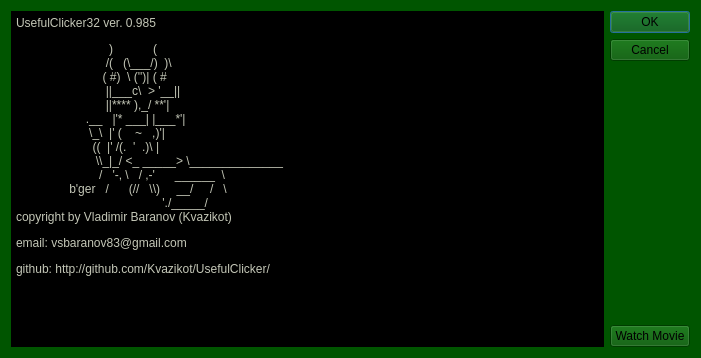
<?xml version="1.0" encoding="UTF-8"?>
<ui version="4.0">
 <class>AboutBox</class>
 <widget class="QDialog" name="AboutBox">
  <property name="geometry">
   <rect>
    <x>0</x>
    <y>0</y>
    <width>701</width>
    <height>358</height>
   </rect>
  </property>
  <property name="windowTitle">
   <string>About UsefulClicker</string>
  </property>
  <property name="styleSheet">
   <string notr="true">background-color: rgb(0, 85, 0);</string>
  </property>
  <layout class="QGridLayout" name="gridLayout">
   <item row="0" column="0">
    <widget class="QTextEdit" name="textEdit">
     <property name="styleSheet">
      <string notr="true">background-color: rgb(0, 0, 0);
color: rgb(196, 199, 183);</string>
     </property>
     <property name="verticalScrollBarPolicy">
      <enum>Qt::ScrollBarAlwaysOff</enum>
     </property>
     <property name="horizontalScrollBarPolicy">
      <enum>Qt::ScrollBarAlwaysOff</enum>
     </property>
     <property name="html">
      <string>&lt;!DOCTYPE HTML PUBLIC &quot;-//W3C//DTD HTML 4.0//EN&quot; &quot;http://www.w3.org/TR/REC-html40/strict.dtd&quot;&gt;
&lt;html&gt;&lt;head&gt;&lt;meta name=&quot;qrichtext&quot; content=&quot;1&quot; /&gt;&lt;style type=&quot;text/css&quot;&gt;
p, li { white-space: pre-wrap; }
&lt;/style&gt;&lt;/head&gt;&lt;body style=&quot; font-family:'MS Shell Dlg 2'; font-size:8.25pt; font-weight:400; font-style:normal;&quot;&gt;
&lt;p style=&quot; margin-top:0px; margin-bottom:0px; margin-left:0px; margin-right:0px; -qt-block-indent:0; text-indent:0px;&quot;&gt;&lt;span style=&quot; font-family:'Courier New'; font-size:9pt;&quot;&gt;UsefulClicker32 ver. 0.985&lt;/span&gt;&lt;/p&gt;
&lt;p style=&quot; margin-top:12px; margin-bottom:0px; margin-left:0px; margin-right:0px; -qt-block-indent:0; text-indent:0px;&quot;&gt;&lt;span style=&quot; font-family:'Courier New'; font-size:9pt;&quot;&gt;                            )            (&lt;/span&gt;&lt;/p&gt;
&lt;p style=&quot; margin-top:0px; margin-bottom:0px; margin-left:0px; margin-right:0px; -qt-block-indent:0; text-indent:0px;&quot;&gt;&lt;span style=&quot; font-family:'Courier New'; font-size:9pt;&quot;&gt;                           /(   (\___/)  )\&lt;/span&gt;&lt;/p&gt;
&lt;p style=&quot; margin-top:0px; margin-bottom:0px; margin-left:0px; margin-right:0px; -qt-block-indent:0; text-indent:0px;&quot;&gt;&lt;span style=&quot; font-family:'Courier New'; font-size:9pt;&quot;&gt;                          ( #)  \ ('')| ( #&lt;/span&gt;&lt;/p&gt;
&lt;p style=&quot; margin-top:0px; margin-bottom:0px; margin-left:0px; margin-right:0px; -qt-block-indent:0; text-indent:0px;&quot;&gt;&lt;span style=&quot; font-family:'Courier New'; font-size:9pt;&quot;&gt;                           ||___c\  &amp;gt; '__||&lt;/span&gt;&lt;/p&gt;
&lt;p style=&quot; margin-top:0px; margin-bottom:0px; margin-left:0px; margin-right:0px; -qt-block-indent:0; text-indent:0px;&quot;&gt;&lt;span style=&quot; font-family:'Courier New'; font-size:9pt;&quot;&gt;                           ||**** ),_/ **'|&lt;/span&gt;&lt;/p&gt;
&lt;p style=&quot; margin-top:0px; margin-bottom:0px; margin-left:0px; margin-right:0px; -qt-block-indent:0; text-indent:0px;&quot;&gt;&lt;span style=&quot; font-family:'Courier New'; font-size:9pt;&quot;&gt;                     .__   |'* ___| |___*'|&lt;/span&gt;&lt;/p&gt;
&lt;p style=&quot; margin-top:0px; margin-bottom:0px; margin-left:0px; margin-right:0px; -qt-block-indent:0; text-indent:0px;&quot;&gt;&lt;span style=&quot; font-family:'Courier New'; font-size:9pt;&quot;&gt;                      \_\  |' (    ~   ,)'|&lt;/span&gt;&lt;/p&gt;
&lt;p style=&quot; margin-top:0px; margin-bottom:0px; margin-left:0px; margin-right:0px; -qt-block-indent:0; text-indent:0px;&quot;&gt;&lt;span style=&quot; font-family:'Courier New'; font-size:9pt;&quot;&gt;                       ((  |' /(.  '  .)\ |&lt;/span&gt;&lt;/p&gt;
&lt;p style=&quot; margin-top:0px; margin-bottom:0px; margin-left:0px; margin-right:0px; -qt-block-indent:0; text-indent:0px;&quot;&gt;&lt;span style=&quot; font-family:'Courier New'; font-size:9pt;&quot;&gt;                        \\_|_/ &amp;lt;_ _____&amp;gt; \______________&lt;/span&gt;&lt;/p&gt;
&lt;p style=&quot; margin-top:0px; margin-bottom:0px; margin-left:0px; margin-right:0px; -qt-block-indent:0; text-indent:0px;&quot;&gt;&lt;span style=&quot; font-family:'Courier New'; font-size:9pt;&quot;&gt;                         /   '-, \   / ,-'      ______  \&lt;/span&gt;&lt;/p&gt;
&lt;p style=&quot; margin-top:0px; margin-bottom:0px; margin-left:0px; margin-right:0px; -qt-block-indent:0; text-indent:0px;&quot;&gt;&lt;span style=&quot; font-family:'Courier New'; font-size:9pt;&quot;&gt;                b'ger   /      (//   \\)     __/     /   \&lt;/span&gt;&lt;/p&gt;
&lt;p style=&quot; margin-top:0px; margin-bottom:0px; margin-left:0px; margin-right:0px; -qt-block-indent:0; text-indent:0px;&quot;&gt;&lt;span style=&quot; font-family:'Courier New'; font-size:9pt;&quot;&gt;                                            './_____/&lt;/span&gt;&lt;/p&gt;
&lt;p style=&quot; margin-top:0px; margin-bottom:12px; margin-left:0px; margin-right:0px; -qt-block-indent:0; text-indent:0px;&quot;&gt;&lt;span style=&quot; font-family:'Courier New'; font-size:9pt;&quot;&gt;copyright by Vladimir Baranov (Kvazikot)&lt;/span&gt;&lt;/p&gt;
&lt;p style=&quot; margin-top:0px; margin-bottom:12px; margin-left:0px; margin-right:0px; -qt-block-indent:0; text-indent:0px;&quot;&gt;&lt;span style=&quot; font-family:'Courier New'; font-size:9pt;&quot;&gt;email: vsbaranov83@gmail.com&lt;/span&gt;&lt;/p&gt;
&lt;p style=&quot; margin-top:0px; margin-bottom:12px; margin-left:0px; margin-right:0px; -qt-block-indent:0; text-indent:0px;&quot;&gt;&lt;span style=&quot; font-family:'Courier New'; font-size:9pt;&quot;&gt;github: http://github.com/Kvazikot/UsefulClicker/&lt;/span&gt;&lt;/p&gt;
&lt;p style=&quot;-qt-paragraph-type:empty; margin-top:0px; margin-bottom:12px; margin-left:0px; margin-right:0px; -qt-block-indent:0; text-indent:0px; font-family:'Courier New'; font-size:9pt;&quot;&gt;&lt;br /&gt;&lt;/p&gt;&lt;/body&gt;&lt;/html&gt;</string>
     </property>
    </widget>
   </item>
   <item row="0" column="1">
    <layout class="QVBoxLayout" name="verticalLayout">
     <item>
      <widget class="QDialogButtonBox" name="buttonBox">
       <property name="orientation">
        <enum>Qt::Vertical</enum>
       </property>
       <property name="standardButtons">
        <set>QDialogButtonBox::Cancel|QDialogButtonBox::Ok</set>
       </property>
      </widget>
     </item>
     <item>
      <widget class="QPushButton" name="whatchMovie">
       <property name="text">
        <string>Watch Movie</string>
       </property>
      </widget>
     </item>
    </layout>
   </item>
  </layout>
 </widget>
 <resources/>
 <connections>
  <connection>
   <sender>buttonBox</sender>
   <signal>accepted()</signal>
   <receiver>AboutBox</receiver>
   <slot>accept()</slot>
   <hints>
    <hint type="sourcelabel">
     <x>520</x>
     <y>243</y>
    </hint>
    <hint type="destinationlabel">
     <x>157</x>
     <y>255</y>
    </hint>
   </hints>
  </connection>
  <connection>
   <sender>buttonBox</sender>
   <signal>rejected()</signal>
   <receiver>AboutBox</receiver>
   <slot>reject()</slot>
   <hints>
    <hint type="sourcelabel">
     <x>546</x>
     <y>246</y>
    </hint>
    <hint type="destinationlabel">
     <x>286</x>
     <y>255</y>
    </hint>
   </hints>
  </connection>
 </connections>
</ui>
